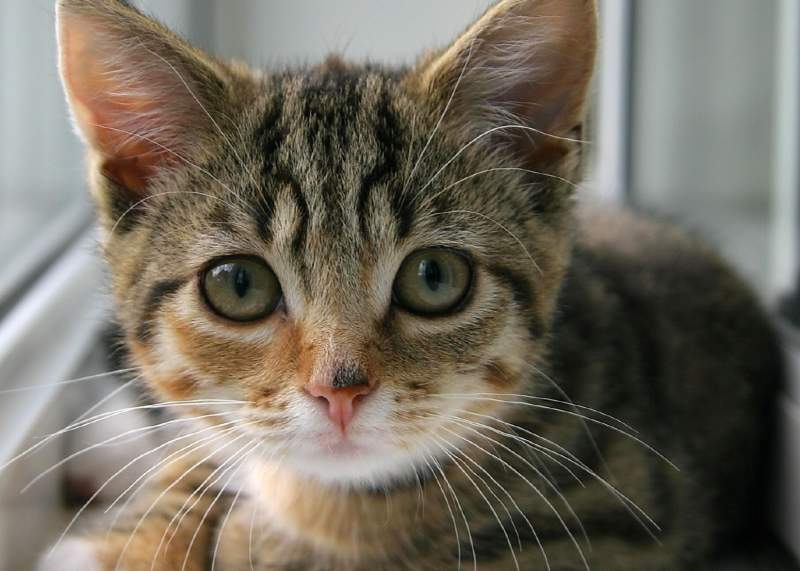
#> input picture cat.jpg, 800 x 571 px
$ jupyter execute 'IPLab6(Temporal+Geometric).ipynb'
#> lines starting #> are read from the running program, lines starting #| are printed output that depends on the picture; after the words box and inside, x2 and y2 are one past the last pixel; in counts of white or black regions, pixels touching at a corner belong together
# Importing Libraries

[cell 1]
import numpy as np
import cv2 as cv
from matplotlib import pyplot as plt
from google.colab.patches import cv2_imshow

# Temporal Processing

#1. Adding two images

[cell 2]
rectangle = np.zeros((300,300),dtype="uint8")
cv.rectangle(rectangle,(50,50),(150,150),255,-1)
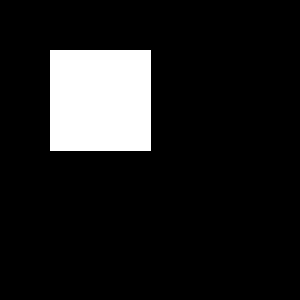
#> rectangle: shape (300, 300); 11.3% white; 1 white region, box (x1, y1, x2, y2) and area: (50, 50, 151, 151) 10201
circle = 255 * np.zeros((300,300),dtype="uint8")
cv.circle(circle, center=(150,150), radius=50, color=(255,255,255), thickness=-1)
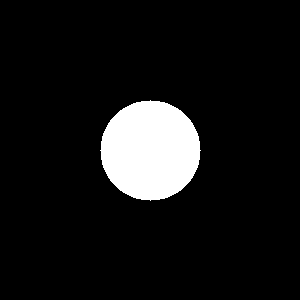
#> circle: shape (300, 300); 8.7% white; 1 white region, box (x1, y1, x2, y2) and area: (100, 100, 201, 201) 7845

f = plt.figure(figsize=(25, 8))
f.add_subplot(1, 3, 1)
plt.title(['Rectangle'], fontsize=30)
plt.imshow(rectangle, cmap='gray')
plt.axis('off')
f.add_subplot(1, 3, 2)
plt.title(['Circle'], fontsize=30)
plt.imshow(circle, cmap='gray')
plt.axis('off')
f.add_subplot(1, 3, 3)
plt.title(['Rectangle + Circle'], fontsize=30)
plt.imshow(rectangle+circle, cmap='gray')
plt.axis('off')
plt.show(block=True)

# 2. Subtraction of images

[cell 3]
f = plt.figure(figsize=(25, 8))
f.add_subplot(1, 3, 1)
plt.title(['Rectangle'], fontsize=30)
plt.imshow(rectangle, cmap='gray')
plt.axis('off')
f.add_subplot(1, 3, 2)
plt.title(['Circle'], fontsize=30)
plt.imshow(circle, cmap='gray')
plt.axis('off')
f.add_subplot(1, 3, 3)
plt.title(['Rectangle - Circle'], fontsize=30)
plt.imshow(rectangle - circle, cmap='gray')
plt.axis('off')
plt.show(block=True)
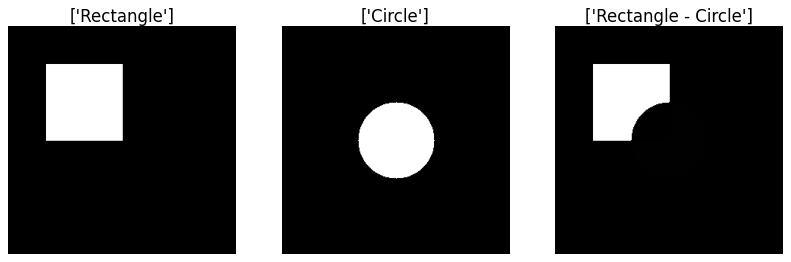
#> figure drawn by matplotlib, 3 panels

# 3. Multiplication

[cell 4]
f = plt.figure(figsize=(25, 8))
f.add_subplot(1, 3, 1)
plt.title(['Rectangle'], fontsize=30)
plt.imshow(rectangle, cmap='gray')
plt.axis('off')
f.add_subplot(1, 3, 2)
plt.title(['Circle'], fontsize=30)
plt.imshow(circle, cmap='gray')
plt.axis('off')
f.add_subplot(1, 3, 3)
plt.title(['Rectangle * Circle'], fontsize=30)
plt.imshow(rectangle * circle, cmap='gray')
plt.axis('off')
plt.show(block=True)
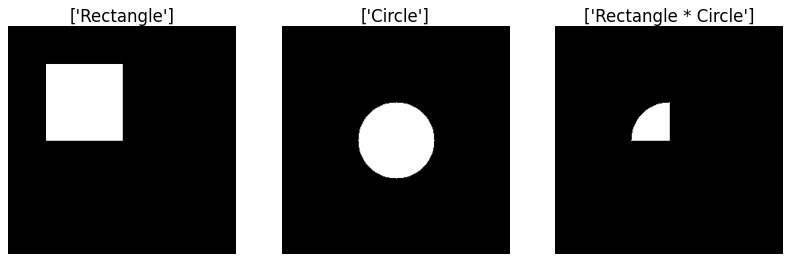
#> figure drawn by matplotlib, 3 panels

# 4. Signal Averaging

[cell 5]
line = np.zeros((300, 300), dtype="uint8")
cv.line(line, (0, 0), (300, 300), color=(255,255,255))

f = plt.figure(figsize=(25, 8))
f.add_subplot(1, 4, 1)
plt.title(['Rectangle'], fontsize=30)
plt.imshow(rectangle, cmap='gray')
plt.axis('off')
f.add_subplot(1, 4, 2)
plt.title(['Circle'], fontsize=30)
plt.imshow(circle, cmap='gray')
plt.axis('off')
f.add_subplot(1, 4, 3)
plt.title(['Line'], fontsize=30)
plt.imshow(line, cmap='gray')
plt.axis('off')
f.add_subplot(1, 4, 4)
plt.title(['Signal Averaging'], fontsize=30)
plt.imshow((circle + rectangle + line)/3, cmap='gray')
plt.axis('off')
plt.show(block=True)
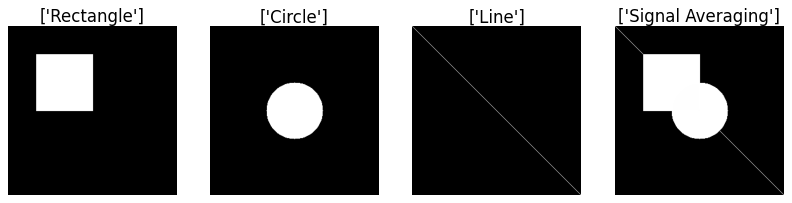
#> figure drawn by matplotlib, 4 panels

#5. Bitwise AND (Shows common between two images & removes other part)

[cell 6]
f = plt.figure(figsize=(25, 8))
f.add_subplot(1, 3, 1)
plt.title(['Rectangle'], fontsize=30)
plt.imshow(rectangle, cmap='gray')
plt.axis('off')
f.add_subplot(1, 3, 2)
plt.title(['Circle'], fontsize=30)
plt.imshow(circle, cmap='gray')
plt.axis('off')
f.add_subplot(1, 3, 3)
plt.title(['Rectangle && Circle'], fontsize=30)
plt.imshow(cv.bitwise_and(rectangle,circle), cmap='gray')
plt.axis('off')
plt.show(block=True)

#6. Bitwise OR (Merged two images)

[cell 7]
f = plt.figure(figsize=(25, 8))
f.add_subplot(1, 3, 1)
plt.title(['Rectangle'], fontsize=30)
plt.imshow(rectangle, cmap='gray')
plt.axis('off')
f.add_subplot(1, 3, 2)
plt.title(['Circle'], fontsize=30)
plt.imshow(circle, cmap='gray')
plt.axis('off')
f.add_subplot(1, 3, 3)
plt.title(['Rectangle || Circle'], fontsize=30)
plt.imshow(cv.bitwise_or(rectangle, circle), cmap='gray')
plt.axis('off')
plt.show(block=True)

#7. XOR - This function inverts the pixels which are intersected in image 1 & image 2 and the rest of the pixels remains the same.

[cell 8]
f = plt.figure(figsize=(25, 8))
f.add_subplot(1, 3, 1)
plt.title(['Rectangle'], fontsize=30)
plt.imshow(rectangle, cmap='gray')
plt.axis('off')
f.add_subplot(1, 3, 2)
plt.title(['Circle'], fontsize=30)
plt.imshow(circle, cmap='gray')
plt.axis('off')
f.add_subplot(1, 3, 3)
plt.title(['Rectangle XOR Circle'], fontsize=30)
plt.imshow(cv.bitwise_xor(rectangle, circle), cmap='gray')
plt.axis('off')
plt.show(block=True)

# Geometric Processing

# 1. Clipping

[cell 9]
f = plt.figure(figsize=(20, 8))
f.add_subplot(1, 2, 1)
plt.title(['Rectangle'], fontsize=30)
plt.imshow(rectangle, cmap='gray')
plt.axis('off')
f.add_subplot(1, 2, 2)
plt.title(['Clipped Image'], fontsize=30)
plt.imshow(rectangle[0:300, 0:100], cmap='gray')
plt.axis('off')
plt.show(block=True)
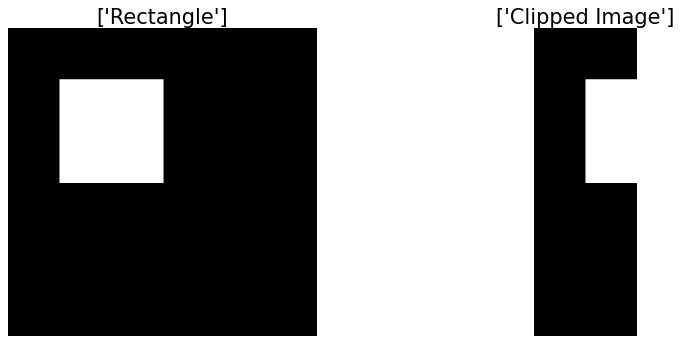
#> figure drawn by matplotlib, 2 panels

# 2. Rotating

[cell 10]
img = cv.imread('cat.jpg')
#> img is the input picture: shape (571, 800, 3); mean B, G, R 95.6, 107.8, 114.6
ht, wt, c = img.shape
#> ht = 571; wt = 800; c = 3
Center_X, Center_Y = (wt//2, ht//2)
#> Center_X = 400; Center_Y = 285
angle = 45
rot_matrix = cv.getRotationMatrix2D((Center_X, Center_Y), angle, 1.0)
rotate = cv.warpAffine(img, rot_matrix, (wt, ht))
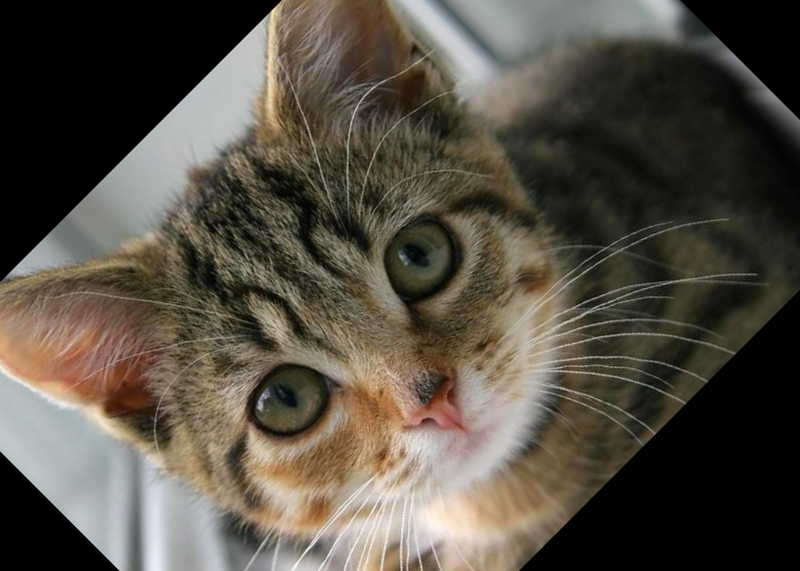
#> rotate: shape (571, 800, 3); mean B, G, R 68.2, 78.9, 85.1
f = plt.figure(figsize=(25, 8))
f.add_subplot(1, 2, 1)
plt.title(['Image 1'], fontsize=30)
plt.imshow(img, cmap='gray')
plt.axis('off')
f.add_subplot(1, 2, 2)
plt.title(['Roated Image'], fontsize=30)
plt.imshow(rotate, cmap='gray')
plt.axis('off')
plt.show(block=True)
#> figure, not shown here; B, G, R data is drawn as R, G, B

# 3. Flipping

[cell 11]
img = cv.imread('cat.jpg')
Flipped = cv.flip(img,0)
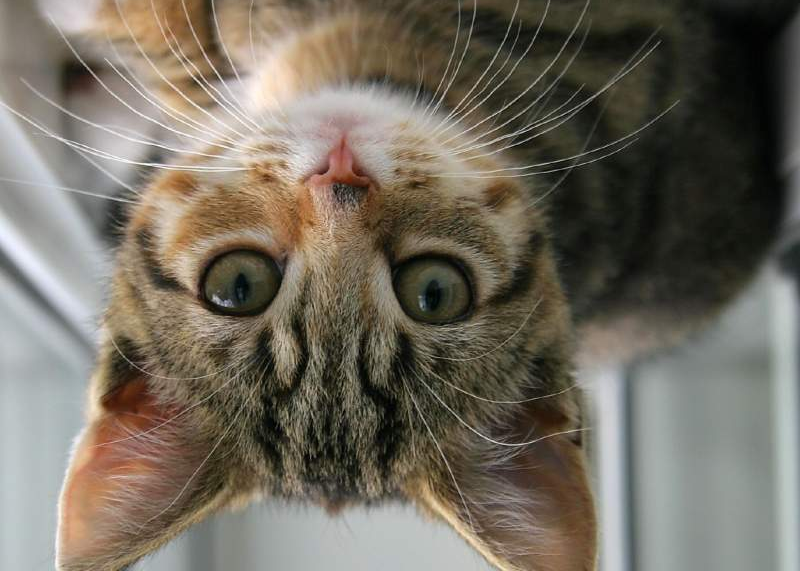
#> Flipped: shape (571, 800, 3); mean B, G, R 95.6, 107.8, 114.6
f = plt.figure(figsize=(25, 8))
f.add_subplot(1, 2, 1)
plt.title(['Image 1'], fontsize=30)
plt.imshow(img, cmap='gray')
plt.axis('off')
f.add_subplot(1, 2, 2)
plt.title(['Flipped Image'], fontsize=30)
plt.imshow(Flipped, cmap='gray')
plt.axis('off')
plt.show(block=True)
#> figure, not shown here; B, G, R data is drawn as R, G, B

# Zooming/Shrinking

[cell 12]
from scipy.ndimage import zoom

def clipped_zoom(img, zoom_factor, **kwargs):
#> called with zoom_factor = 0.5
    h, w = img.shape[:2]
#> h = 571; w = 800

    # For multichannel images we don't want to apply the zoom factor to the RGB
    # dimension, so instead we create a tuple of zoom factors, one per array
    # dimension, with 1's for any trailing dimensions after the width and height.
    zoom_tuple = (zoom_factor,) * 2 + (1,) * (img.ndim - 2)
#> zoom_tuple = (0.5, 0.5, 1)

    # Zooming out
    if zoom_factor < 1:

        # Bounding box of the zoomed-out image within the output array
        zh = int(np.round(h * zoom_factor))
#> zh = 286
        zw = int(np.round(w * zoom_factor))
#> zw = 400
        top = (h - zh) // 2
#> top = 142
        left = (w - zw) // 2
#> left = 200

        # Zero-padding
        out = np.zeros_like(img)
        out[top:top+zh, left:left+zw] = zoom(img, zoom_tuple, **kwargs)
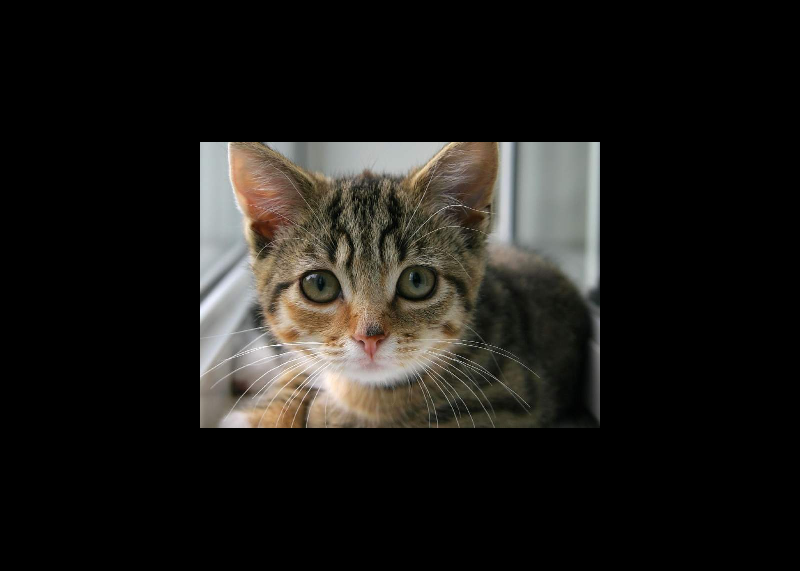
#> out: shape (571, 800, 3); mean B, G, R 24, 27, 28.7

    # Zooming in
    elif zoom_factor > 1:

        # Bounding box of the zoomed-in region within the input array
        zh = int(np.round(h / zoom_factor))
        zw = int(np.round(w / zoom_factor))
        top = (h - zh) // 2
        left = (w - zw) // 2

        out = zoom(img[top:top+zh, left:left+zw], zoom_tuple, **kwargs)

        # `out` might still be slightly larger than `img` due to rounding, so
        # trim off any extra pixels at the edges
        trim_top = ((out.shape[0] - h) // 2)
        trim_left = ((out.shape[1] - w) // 2)
        out = out[trim_top:trim_top+h, trim_left:trim_left+w]

    # If zoom_factor == 1, just return the input array
    else:
        out = img
    return out

[cell 13]
zm1 = clipped_zoom(img, 0.5)
zm2 = clipped_zoom(img, 1.5)
#> call 2 of clipped_zoom, with zoom_factor = 1.5
#> in clipped_zoom (call 2), `out = zoom(img[top:top+zh, left:left+zw], zoom_tuple, **kwargs)`:
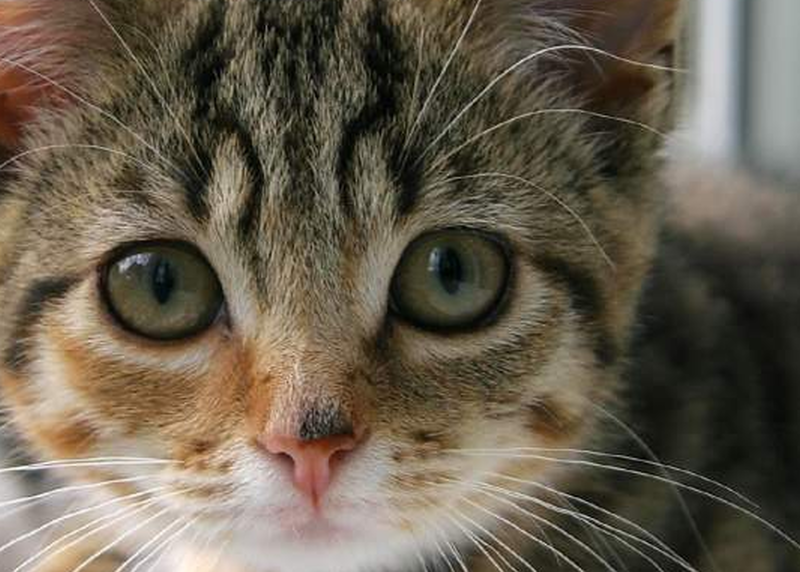
#> out: shape (572, 800, 3); mean B, G, R 78.2, 94, 103.7
f = plt.figure(figsize=(25, 8))
f.add_subplot(1, 3, 1)
plt.title(['Original Image'], fontsize=30)
plt.imshow(img)
plt.axis('off')
f.add_subplot(1, 3, 2)
plt.title(['Shrinked Image'], fontsize=30)
plt.imshow(zm1)
plt.axis('off')
f.add_subplot(1, 3, 3)
plt.title(['Zoomed Image'], fontsize=30)
plt.imshow(zm2)
plt.axis('off')
plt.show(block=True)
#> figure, not shown here; B, G, R data is drawn as R, G, B

$ run again, with f2.png saved as cat.jpg
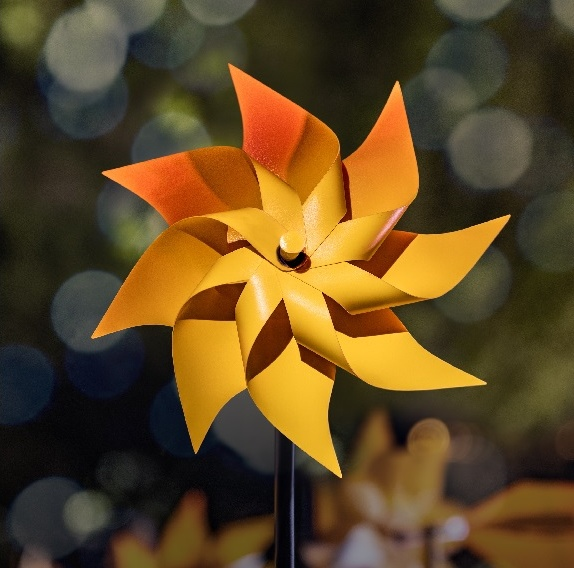
#> input picture f2.png, 574 x 568 px
#> rectangle: shape (300, 300); 11.3% white; 1 white region, box (x1, y1, x2, y2) and area: (50, 50, 151, 151) 10201
#> circle: shape (300, 300); 8.7% white; 1 white region, box (x1, y1, x2, y2) and area: (100, 100, 201, 201) 7845
#> img is the input picture: shape (568, 574, 3); mean B, G, R 35.1, 71.9, 95.4
#> `Flipped = cv.flip(img,0)`:
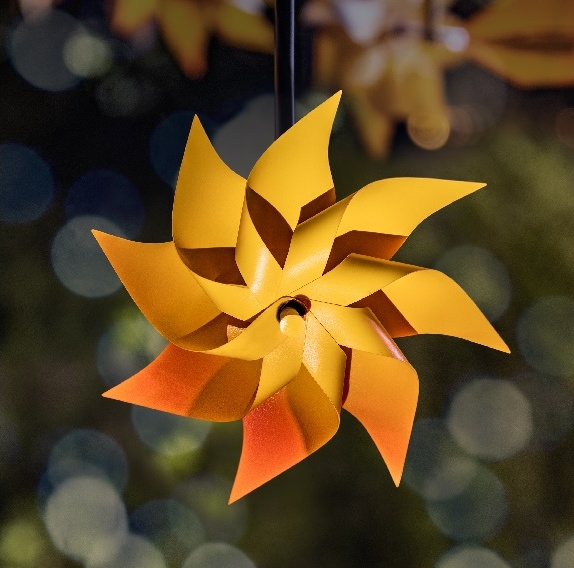
#> Flipped: shape (568, 574, 3); mean B, G, R 35.1, 71.9, 95.4
#> in clipped_zoom (call 2), `out = zoom(img[top:top+zh, left:left+zw], zoom_tuple, **kwargs)`:
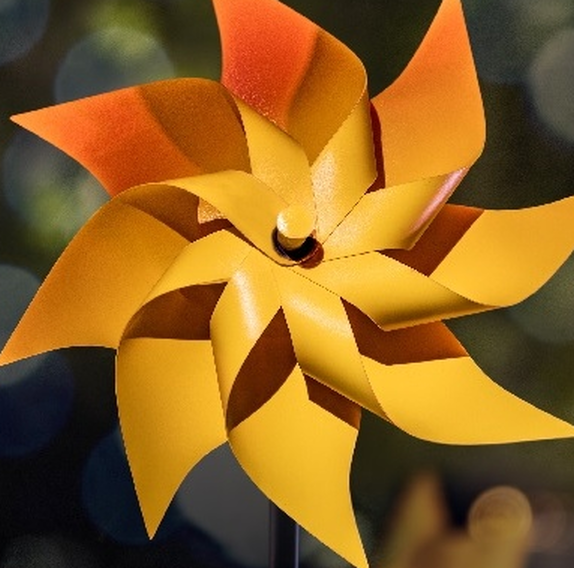
#> out: shape (568, 574, 3); mean B, G, R 33.7, 96.3, 140.4
